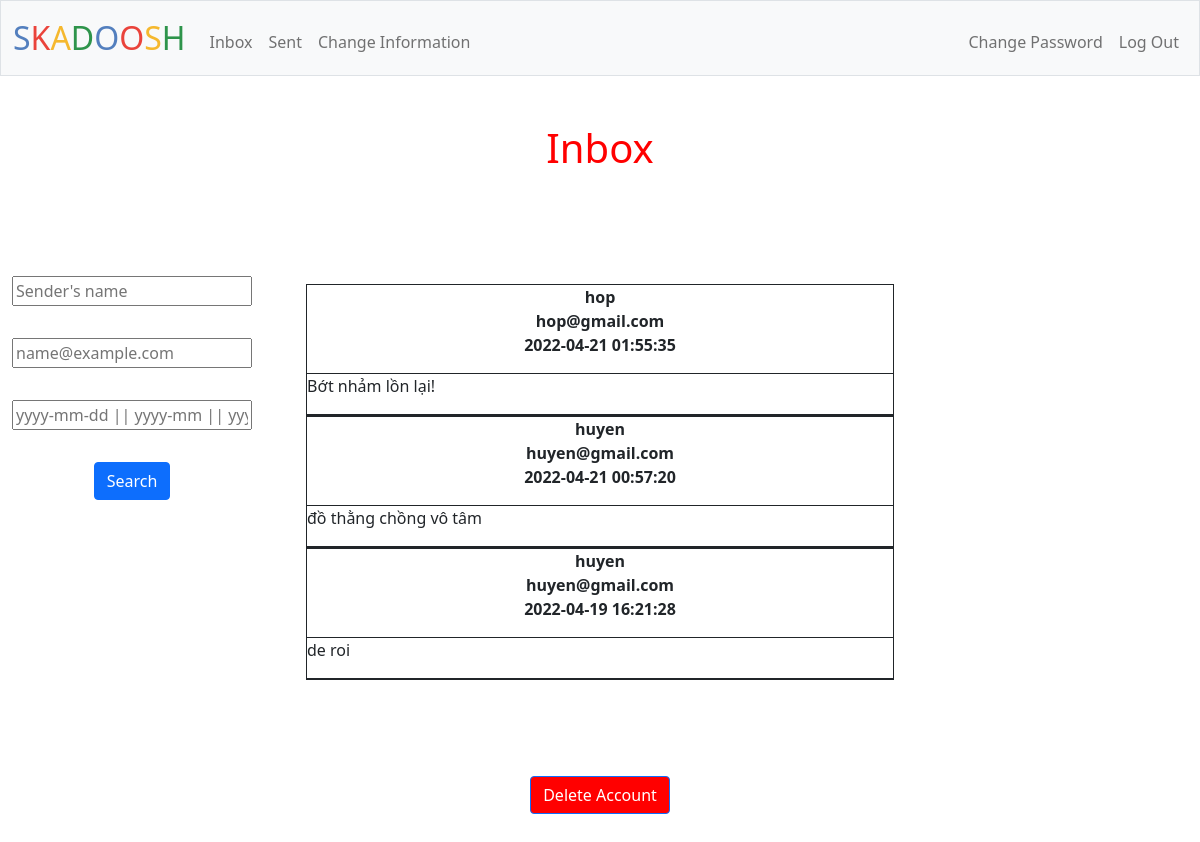
/inbox (signed in), run on an earlier commit of the app's database.
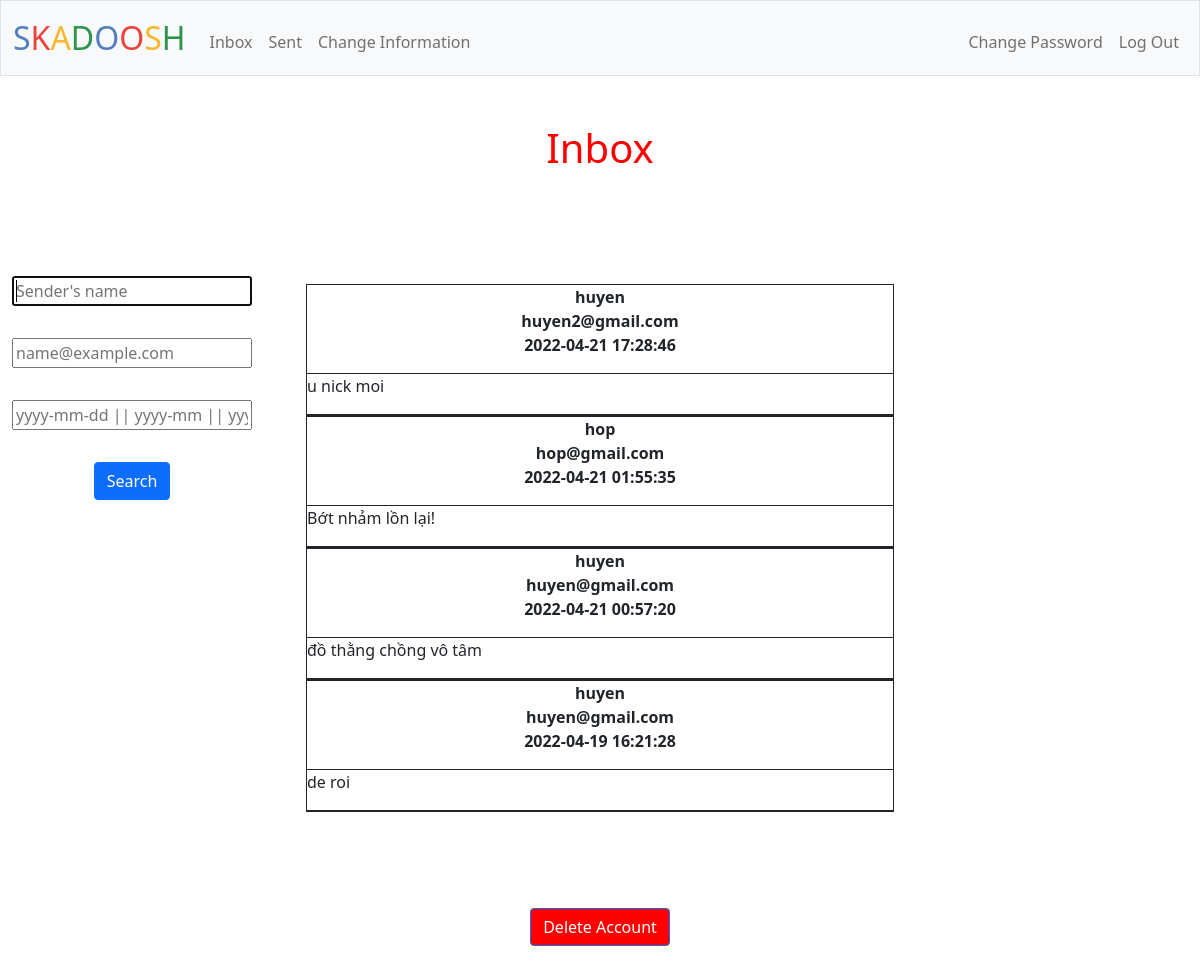
And on a later commit of the database.
### tables this page shows
CREATE TABLE mail_box (id INTEGER PRIMARY KEY AUTOINCREMENT NOT NULL, 
sender_id INTEGER NOT NULL, receiver_id INTEGER NOT NULL, 
sender TEXT NOT NULL, receiver TEXT NOT NULL, 
date TIMESTAMP NOT NULL, mail TEXT NOT NULL);

CREATE TABLE informations (
id INTEGER PRIMARY KEY AUTOINCREMENT NOT NULL,
user_id INTEGER NOT NULL,
name TEXT NOT NULL,
birth TEXT,
place TEXT,
number TEXT,
email TEXT NOT NULL UNIQUE);

### app.py (the view)
@app.route("/inbox")
@login_required
def inbox():
    user_id = session['user_id']
    rows = db.execute("SELECT * FROM informations WHERE user_id = ?", user_id)
    if len(rows) == 0:
        message = 'You must provide you informations first!'
        return render_template("information.html", requirement=message)
    rows = db.execute("SELECT * FROM mail_box WHERE receiver_id = ? ORDER BY date DESC", user_id)
    mails = []
    for row in rows:
        mail = {}
        mail['sender'] = row['sender']
        sender_id = row['sender_id']
        mail['email'] = db.execute("SELECT email FROM informations WHERE user_id = ?", sender_id)[0]['email']
        mail['mail'] = row['mail']
        mail['date'] = row['date']
        mails.append(mail)
    return render_template("inbox.html", mails=mails)

### app.py (called while the page is built)
@app.after_request
def after_request(response):
    response.headers["Cache-Control"] = "no-cache, no-store, must-revalidate"
    response.headers["Expires"] = 0
    response.headers["Pragma"] = "no-cache"
    return response

### helpers.py (called while the page is built)
def login_required(f):
    @wraps(f)
    def decorated_function(*args, **kwargs):
        if session.get("user_id") is None:
            return redirect("/login")
        return f(*args, **kwargs)
    return decorated_function

### templates/inbox.html (shortened to what this page needs)
{% extends "layout.html" %}
{% block sent %}
<h1>Inbox</h1>
{% endblock %}
{% block main %}
<div>
    <form action="/search_inbox" method="post" id="search">
        <div><input autofocus id="name" name="name" placeholder="Sender's name" type="text"></div>
        <br>
        <div><input autofocus id="sender_email" name="sender_email" placeholder="name@example.com" type="text"></div>
        <br>
        <div><input autofocus id="date" name="date" placeholder="yyyy-mm-dd || yyyy-mm || yyyy" type="text"></div>
        <br>
        <button class="btn btn-primary" type="submit">Search</button>
    </form>
</div>
{% for mail in mails %}
<div id="sent">
    <div><p id="mail-sender">{{ mail['sender'] }} <br> {{ mail['email'] }} <br> {{ mail['date'] }}</p></div>
    <div id="mail"><p id="content">{{ mail['mail'] }}</p></div>
</div>
{% endfor %}
{% endblock %}

### templates/layout.html (shortened to what this page needs)
<!DOCTYPE html>
<html lang="en">
    <head>
        <link href="https://cdn.jsdelivr.net/npm/bootstrap@5.1.3/dist/css/bootstrap.min.css" rel="stylesheet">
        <link href="/static/styles.css" rel="stylesheet">
    </head>
    <body>
        <nav class="bg-light border navbar navbar-expand-md navbar-light">
            <div class="container-fluid">
                <a class="navbar-brand" href="/"><span class="blue">S</span><span class="red">K</span><span class="yellow">A</span><span class="green">D</span><span class="blue">O</span><span class="red">O</span><span class="yellow">S</span><span class="green">H</span></a>
                <div class="collapse navbar-collapse" id="navbar">
                    {% if session["user_id"] %}
                        <ul class="navbar-nav me-auto mt-2">
                            <li class="nav-item"><a class="nav-link" href="/inbox">Inbox</a></li>
                            <li class="nav-item"><a class="nav-link" href="/sent">Sent</a></li>
                            <li class="nav-item"><a class="nav-link" href="/change_information">Change Information</a></li>
                        </ul>
                        <ul class="navbar-nav ms-auto mt-2">
                            <li class="nav-item"><a class="nav-link" href="/change_password">Change Password</a></li>
                            <li class="nav-item"><a class="nav-link" href="/logout">Log Out</a></li>
                        </ul>
                    {% else %}
                        <ul class="navbar-nav ms-auto mt-2">
                            <li class="nav-item"><a class="nav-link" href="/register">Register</a></li>
                            <li class="nav-item"><a class="nav-link" href="/login">Log In</a></li>
                        </ul>
                    {% endif %}
                </div>
            </div>
        </nav>
        <div class="container-fluid py-5" id="main">
            {% block sent %}{% endblock %}
        </div>
        <main class="container-fluid py-5 text-center">
            {% block main %}{% endblock %}
        </main>
    </body>
    <footer>
        <main class="container-fluid py-5 text-center">
            <form action="/" method="post">
                <button id="deleteAccount" class="btn btn-primary" type="submit">Delete Account</button>
            </form>
        </main>
    </footer>
</html>

### static/styles.css (style rules this page uses)
nav .navbar-brand { font-size: xx-large; }
nav .navbar-brand .blue { color: #537fbe; }
nav .navbar-brand .red { color: #ea433b; }
nav .navbar-brand .yellow { color: #f5b82e; }
nav .navbar-brand .green { color: #2e944b; }
#deleteAccount { background-color:red; }
footer { clear: both; }

### templates/inbox.html (style rules this page uses)
h1 { text-align: center; color: red; }
#sent { margin:auto; border: 1px solid; width: 50%; }
#sent div { border-bottom: 1px solid; }
#sent #mail { word-wrap: break-word; overflow-y: scroll; max-height: 100px; }
#mail-sender { text-align: center; font-weight: bold; }
#content { text-align: left; }
#search { float: left; }
#search div input { width: 240px; }

What changed in the data, as far as the page shows it:
added mail_box: sender "huyen", date "2022-04-21 17:28:46", mail "u nick moi"
added informations: email "huyen2@gmail.com"
